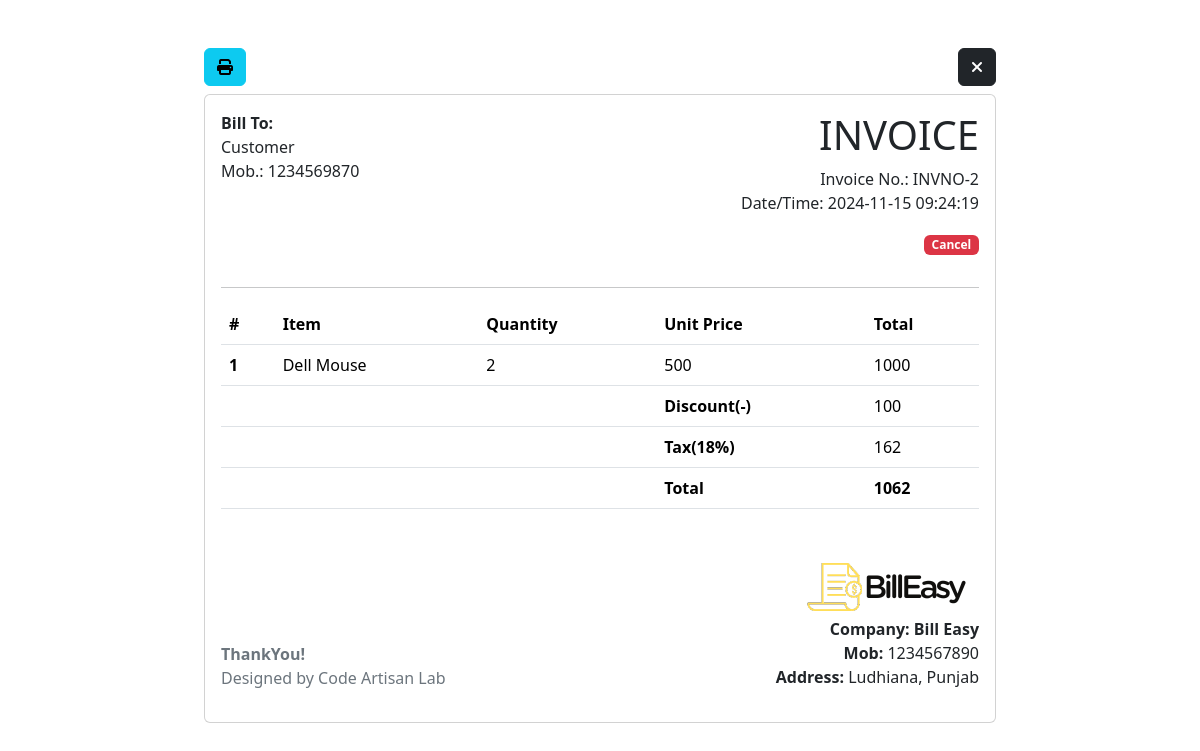
Screenshot of /sale/invoice.php?id=2 with the database file from the repository.
### tables this page shows
CREATE TABLE `sale` (
  `id` int(9) NOT NULL,
  `product` varchar(150) NOT NULL,
  `phone` varchar(150) NOT NULL,
  `status` varchar(150) NOT NULL,
  `price` varchar(150) NOT NULL,
  `qty` varchar(150) NOT NULL,
  `total` varchar(150) NOT NULL,
  `discount` varchar(150) NOT NULL,
  `dis_price` varchar(150) NOT NULL,
  `tax_rate` varchar(150) NOT NULL,
  `tax_price` varchar(150) NOT NULL,
  `date_time` timestamp NOT NULL DEFAULT current_timestamp() ON UPDATE current_timestamp()
);

CREATE TABLE `product` (
  `id` int(9) NOT NULL,
  `image` varchar(150) NOT NULL,
  `name` varchar(150) NOT NULL,
  `cat_id` int(9) NOT NULL,
  `opening_stock` varchar(150) NOT NULL,
  `current_stock` varchar(150) NOT NULL
);

CREATE TABLE `settings` (
  `id` int(11) NOT NULL,
  `light_logo` varchar(150) NOT NULL,
  `dark_logo` varchar(150) NOT NULL,
  `company_name` varchar(150) NOT NULL,
  `phone` varchar(150) NOT NULL,
  `address` text NOT NULL
);

### db_connect.php (called while the page is built, shortened)
<?php
	function fetch_single_product($conn,$id){
		$res=array();
		$query="SELECT * FROM product WHERE id='$id'";
		$result=mysqli_query($conn,$query);
		if(mysqli_num_rows($result)>0) {
			$res['bool']=true;
			$res['alldata']=mysqli_fetch_assoc($result);
		}else{
			$res['bool']=false;
		}return $res;
	}
	function fetch_single_sale($conn,$id){
		$res=array();
		$query="SELECT * FROM sale WHERE id='$id'";
		$result=mysqli_query($conn,$query);
		if(mysqli_num_rows($result)>0) {
			$res['bool']=true;
			$res['alldata']=mysqli_fetch_assoc($result);
		}else{
			$res['bool']=false;
		}return $res;
	}
	function fetch_settings_data($conn){
		$res=array();
		$query="SELECT * FROM settings limit 1";
		$result=mysqli_query($conn,$query);
		if(mysqli_num_rows($result)>0) {
			$res['bool']=true;
			$res['alldata']=mysqli_fetch_assoc($result);
		}else{
			$res['bool']=false;
		}return $res;
	}
?>

### sale/invoice.php (the view, shortened to what this page needs)
   <?php require('../db_connect.php'); ?>
   <!doctype html>
  <html lang="en">
    <head>
      <link href="https://cdn.jsdelivr.net/npm/bootstrap@5.3.3/dist/css/bootstrap.min.css" rel="stylesheet">
      <link rel="stylesheet" href="https://cdnjs.cloudflare.com/ajax/libs/font-awesome/6.6.0/css/all.min.css" />
    </head>
    <body>
    <div class="row">
      <div class="col-md-8 offset-md-2 mt-5">
        <button class="btn btn-info d-print-none mb-2" onclick="window.print()"><i class="fa-solid fa-print"></i></button>
        <a class="btn btn-dark float-end d-print-none" href="view-sale.php"><i class="fa-solid fa-xmark"></i></a>
        <div class="card">
          <div class="card-body">
             <?php
                  $id=$_GET['id'];
                  $sale=fetch_single_sale($conn,$id);
                  $product=fetch_single_product($conn,$sale['alldata']['product']);
            ?>
            <div class="row">
              <div class="col-md-6">
                <p>
                  <strong>Bill To:</strong></br>
                  Customer</br>
                  Mob.: <?php echo $sale['alldata']['phone']; ?>
                </p>
              </div>
              <div class="col-md-6 text-md-end">
                <h1>INVOICE</h1>
                <p>Invoice No.: INVNO-<?php echo $sale['alldata']['id']; ?></br>
                  Date/Time: <?php echo $sale['alldata']['date_time']; ?><br>
                <?php
                    if ($sale['alldata']['status']=='Paid') {
                     $color='success';
                    }elseif($sale['alldata']['status']=='Cancel'){
                        $color='danger';
                    }else{
                      $color='warning';
                    }
                  ?>
                 <p class="badge text-bg-<?php echo $color; ?>">
                  <?php echo $sale['alldata']['status']; ?>
                </p>
              </div>
            </div>
            <hr>
            <table class="table">
              <thead>
                <tr>
                  <th scope="col">#</th>
                  <th scope="col">Item</th>
                  <th scope="col">Quantity</th>
                  <th scope="col">Unit Price</th>
                  <th scope="col">Total</th>
                </tr>
              </thead>
              <tbody>
                <tr>
                  <th scope="row">1</th>
                  <td><?php echo $product['alldata']['name']; ?></td>
                  <td><?php echo $sale['alldata']['qty']; ?></td>
                  <td><?php echo $sale['alldata']['price']; ?></td>
                  <td><?php echo $sale['alldata']['total']; ?></td>
                </tr>
                <tr>
                  <th scope="row"></th>
                  <td></td>
                  <td></td>
                  <th>Discount(-)</th>
                  <td><?php echo $sale['alldata']['discount']; ?></td>
                </tr>
                <tr>
                  <th scope="row"></th>
                  <td></td>
                  <td></td>
                  <th>Tax(18%)</th>
                  <td><?php echo $sale['alldata']['tax_rate']; ?></td>
                </tr>
                <tr>
                  <th scope="row"></th>
                  <td></td>
                  <td></td>
                  <th>Total</th>
                  <th><?php echo $sale['alldata']['tax_price']; ?></th>
                </tr>
              </tbody>
            </table>
            <div class="row mt-5">
              <div class="col-md-6">
                <p class="text-secondary" style="margin-top:85px;">
                  <strong>ThankYou!</strong><br>
                  Designed by Code Artisan Lab
                </p>
              </div>
              <div class="col-md-6 text-md-end">
                <?php
                   $settingsData=fetch_settings_data($conn);
                   $image='';
                      if ($settingsData['bool']==true) {
                        $image=$settingsData['alldata']['dark_logo'];
                      }
                ?>
                <?php
                  if ($image!='') {
                ?>
                  <img src="../logo/<?php echo $image; ?>" width="185px" height="60px" >
                 <?php
                  }
                ?>
                <p>
                  <strong>Company: <?php echo $settingsData['alldata']['company_name']; ?></strong><br>
                  <b>Mob:</b> <?php echo $settingsData['alldata']['phone']; ?><br>
                  <b>Address:</b> <?php echo $settingsData['alldata']['address']; ?>
                </p>
              </div>
            </div>
          </div>
        </div>
      </div>
    </div>
  </body>
</html>

### rows the page displays
sale: phone "1234569870", id "2", date_time "2024-11-15 09:24:19", status "Cancel", qty "2", price "500", total "1000", discount "100", tax_rate "162", tax_price "1062"
product: name "Dell Mouse"
settings: dark_logo (picture), company_name "Bill Easy", phone "1234567890", address "Ludhiana, Punjab"
